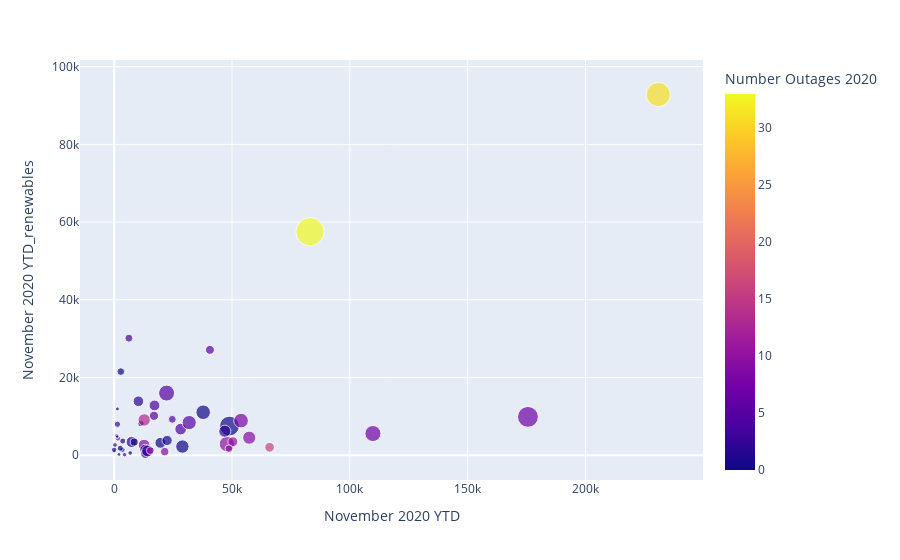

This figure's notebook cell:
### Code cell
px.scatter(df, x='November 2020 YTD', y='November 2020 YTD_renewables', hover_name=df.index, size='Population 2019',
          color='Number Outages 2020')

### Figure 1 — Plotly figure (JSON) as saved in the notebook; plotly's stock layout.template omitted (floating-point values rounded to 4 significant figures)
{"data": [{"hovertemplate": "<b>%{hovertext}</b><br><br>November 2020 YTD=%{x}<br>November 2020 YTD_renewables=%{y}<br>Population 2019=%{marker.size}<br>Number Outages 2020=%{marker.color}<extra></extra>", "hovertext": ["Connecticut", "Maine", "Massachusetts", "New Hampshire", "Rhode Island", "Vermont", "New Jersey", "New York", "Pennsylvania", "Illinois", "Indiana", "Michigan", "Ohio", "Wisconsin", "Iowa", "Kansas", "Minnesota", "Missouri", "Nebraska", "North Dakota", "South Dakota", "Delaware", "Florida", "Georgia", "Maryland", "North Carolina", "South Carolina", "Virginia", "West Virginia", "Alabama", "Kentucky", "Mississippi", "Tennessee", "Arkansas", "Louisiana", "Oklahoma", "Texas", "Arizona", "Colorado", "Idaho", "Montana", "Nevada", "New Mexico", "Utah", "Wyoming", "California", "Oregon", "Washington", "Alaska", "Hawaii"], "legendgroup": "", "marker": {"color": [9, 10, 9, 0, 0, 9, 0, 0, 7, 5, 4, 5, 10, 0, 4, 0, 2, 1, 3, 0, 0, 4, 7, 8, 0, 0, 0, 9, 0, 10, 2, 10, 3, 10, 16, 6, 31, 2, 4, 1, 0, 5, 0, 1, 2, 33, 5, 13, 0, 0], "coloraxis": "coloraxis", "size": [3565287, 1344212, 6892503, 1359711, 1059361, 623989, 8882190, 19453561, 12801989, 12671821, 6732219, 9986857, 11689100, 5822434, 3155070, 2913314, 5639632, 6137428, 1934408, 762062, 884659, 973764, 21477737, 10617423, 6045680, 10488084, 5148714, 8535519, 1792147, 4903185, 4467673, 2976149, 6829174, 3017804, 4648794, 3956971, 28995881, 7278717, 5758736, 1787065, 1068778, 3080156, 2096829, 3205958, 578759, 39512223, 4217737, 7614893, 731545, 1415872], "sizemode": "area", "sizeref": 98780.0, "symbol": "circle"}, "mode": "markers", "name": "", "orientation": "v", "showlegend": false, "type": "scatter", "x": [21440, 1614, 12709, 3531, 6814, 2, 28953, 48921, 109796, 22255, 28222, 31851, 47849, 19600, 6255, 2831, 10298, 7432, 1393, 1383, 1138, 4423, 175573, 53844, 13234, 37775, 22475, 57319, 2598, 50369, 13302, 48699, 14165, 15342, 65959, 40634, 230883, 46952, 17113, 3644, 352, 24661, 11389, 8519, 1317, 83108, 16895, 12752, 2060, 0], "xaxis": "x", "y": [912, 4288, 2585, 1399, 568, 951, 2209, 7481, 5569, 15980, 6710, 8383, 2867, 3179, 30117, 21507, 13873, 3393, 7956, 11906, 4953, 120, 9853, 8884, 1385, 11048, 3780, 4498, 1773, 3438, 380, 1682, 1087, 1176, 2023, 27106, 92825, 6168, 12798, 3632, 2607, 9227, 8153, 3372, 4782, 57514, 10133, 9062, 189, 1377], "yaxis": "y"}], "layout": {"coloraxis": {"colorbar": {"title": {"text": "Number Outages 2020"}}, "colorscale": [[0, "#0d0887"], [0.1111, "#46039f"], [0.2222, "#7201a8"], [0.3333, "#9c179e"], [0.4444, "#bd3786"], [0.5556, "#d8576b"], [0.6667, "#ed7953"], [0.7778, "#fb9f3a"], [0.8889, "#fdca26"], [1, "#f0f921"]]}, "legend": {"itemsizing": "constant", "tracegroupgap": 0}, "margin": {"t": 60}, "xaxis": {"anchor": "y", "domain": [0, 1], "title": {"text": "November 2020 YTD"}}, "yaxis": {"anchor": "x", "domain": [0, 1], "title": {"text": "November 2020 YTD_renewables"}}}}
